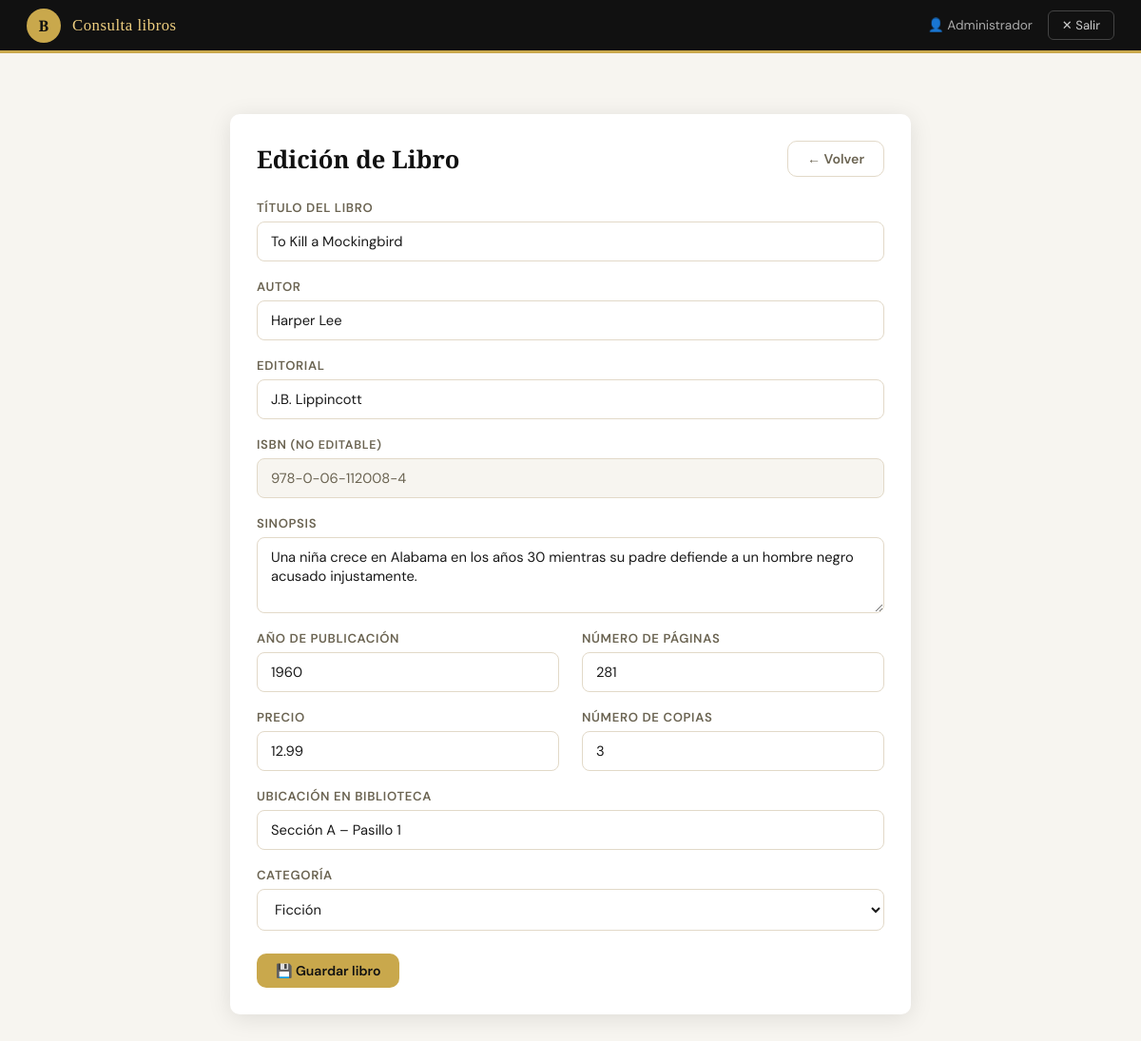
The app's page /index.php?action=editar&isbn=978-0-06-112008-4 (signed in) with its own data.
### tables this page shows
CREATE TABLE IF NOT EXISTS Libros (
    ISBN            VARCHAR(20)     PRIMARY KEY,
    Titulo          VARCHAR(255)    NOT NULL,
    Autor           VARCHAR(255)    NOT NULL,
    Editorial       VARCHAR(150)    NOT NULL,
    Sinopsis        TEXT,
    AnioPublicacion YEAR            NOT NULL,
    NumeroPaginas   INT             NOT NULL,
    Precio          DECIMAL(10,2)   NOT NULL,
    Ubicacion       VARCHAR(100)    NOT NULL,
    NumeroCopias    INT             NOT NULL DEFAULT 1,
    Categoria       VARCHAR(100)    NOT NULL,
    FechaRegistro   DATETIME        NOT NULL DEFAULT CURRENT_TIMESTAMP,
    Estado          ENUM('disponible','prestado','mantenimiento','perdido')
                                    NOT NULL DEFAULT 'disponible',
    INDEX idx_titulo (Titulo(50)),
    INDEX idx_autor  (Autor(50))
);

### controllers/LibroController.php (called while the page is built, shortened)
<?php
require_once __DIR__ . '/../models/LibroModel.php';
class LibroController {
    private LibroModel $model;
    public function __construct() {
        $this->model = new LibroModel();
    }
    public function editarForm(): void {
        $isbn  = $_GET['isbn'] ?? '';
        $libro = $_SESSION['form_datos'] ?? $this->model->getByISBN($isbn);
        $errores  = $_SESSION['form_errores'] ?? [];
        require __DIR__ . '/../views/libros/editar.php';
    }
}

### config/db.php (called while the page is built)
<?php
function getDB(): PDO {
    $host     = getenv('DB_HOST')     ?: 'localhost';
    $port     = getenv('DB_PORT')     ?: '3306';
    $dbname   = getenv('DB_NAME')     ?: 'olp300';
    $user     = getenv('DB_USER')     ?: 'root';
    $password = getenv('DB_PASSWORD') ?: '';
    $dsn = "mysql:host=$host;port=$port;dbname=$dbname;charset=utf8mb4";
    try {
        $pdo = new PDO($dsn, $user, $password, [
            PDO::ATTR_ERRMODE            => PDO::ERRMODE_EXCEPTION,
            PDO::ATTR_DEFAULT_FETCH_MODE => PDO::FETCH_ASSOC,
            PDO::ATTR_EMULATE_PREPARES   => false,
        ]);
        return $pdo;
    } catch (PDOException $e) {
        error_log('DB Connection error: ' . $e->getMessage());
        die(json_encode(['error' => 'Error de conexión a la base de datos.']));
    }
}

### models/LibroModel.php (called while the page is built, shortened)
<?php
require_once __DIR__ . '/../config/db.php';
class LibroModel {
    private PDO $db;
    public function __construct() {
        $this->db = getDB();
    }
    public function getByISBN(string $isbn): array|false {
        $stmt = $this->db->prepare(
            'SELECT * FROM Libros WHERE ISBN = :isbn LIMIT 1'
        );
        $stmt->execute([':isbn' => $isbn]);
        return $stmt->fetch();
    }
}

### views/libros/editar.php (the view, shortened to what this page needs)
<!DOCTYPE html>
<html lang="es">
<head>
  <link rel="stylesheet" href="public/css/style.css">
</head>
<body>
<header class="topbar">
  <div class="topbar__brand">
    <div class="topbar__logo">B</div>
    <span class="topbar__title">Consulta libros</span>
  </div>
  <nav class="topbar__nav">
    <span class="topbar__user">👤 <?= htmlspecialchars($_SESSION['nombre'] ?? '') ?></span>
    <a href="index.php?action=logout" class="btn-exit">✕ Salir</a>
  </nav>
</header>
<main class="page page-narrow" style="margin-top:28px;">
  <div class="card">
    <div class="card-body">
      <div class="page-header" style="margin-bottom:24px;">
        <h1 style="font-size:1.6rem;">Edición de Libro</h1>
        <a href="index.php?action=catalogo" class="btn btn-secondary">← Volver</a>
      </div>
      <form method="POST" action="index.php?action=editar">
        <div class="form-grid">
          <div class="form-group full">
            <label for="titulo">Título del libro</label>
            <input type="text" id="titulo" name="titulo"
              value="<?= htmlspecialchars($libro['Titulo'] ?? '') ?>"
              class="<?= in_array('titulo', $errores) ? 'error' : '' ?>">
          </div>
          <div class="form-group full">
            <label for="autor">Autor</label>
            <input type="text" id="autor" name="autor"
              value="<?= htmlspecialchars($libro['Autor'] ?? '') ?>"
              class="<?= in_array('autor', $errores) ? 'error' : '' ?>">
          </div>
          <div class="form-group full">
            <label for="editorial">Editorial</label>
            <input type="text" id="editorial" name="editorial"
              value="<?= htmlspecialchars($libro['Editorial'] ?? '') ?>"
              class="<?= in_array('editorial', $errores) ? 'error' : '' ?>">
          </div>
          <div class="form-group full">
            <label>ISBN <span style="color:var(--text-muted);font-size:.78rem;">(no editable)</span></label>
            <input type="text" value="<?= htmlspecialchars($libro['ISBN']) ?>" readonly>
          </div>
          <div class="form-group full">
            <label for="sinopsis">Sinopsis</label>
            <textarea id="sinopsis" name="sinopsis"><?= htmlspecialchars($libro['Sinopsis'] ?? '') ?></textarea>
          </div>
          <div class="form-group">
            <label for="anio">Año de publicación</label>
            <input type="number" id="anio" name="anio"
              min="1000" max="2099"
              value="<?= htmlspecialchars($libro['AnioPublicacion'] ?? '') ?>"
              class="<?= in_array('anio', $errores) ? 'error' : '' ?>">
          </div>
          <div class="form-group">
            <label for="paginas">Número de páginas</label>
            <input type="number" id="paginas" name="paginas" min="1"
              value="<?= htmlspecialchars($libro['NumeroPaginas'] ?? '') ?>"
              class="<?= in_array('paginas', $errores) ? 'error' : '' ?>">
          </div>
          <div class="form-group">
            <label for="precio">Precio</label>
            <input type="number" id="precio" name="precio" min="0" step="0.01"
              value="<?= htmlspecialchars($libro['Precio'] ?? '') ?>"
              class="<?= in_array('precio', $errores) ? 'error' : '' ?>">
          </div>
          <div class="form-group">
            <label for="copias">Número de copias</label>
            <input type="number" id="copias" name="copias" min="1"
              value="<?= htmlspecialchars($libro['NumeroCopias'] ?? '') ?>"
              class="<?= in_array('copias', $errores) ? 'error' : '' ?>">
          </div>
          <div class="form-group full">
            <label for="ubicacion">Ubicación en biblioteca</label>
            <input type="text" id="ubicacion" name="ubicacion"
              value="<?= htmlspecialchars($libro['Ubicacion'] ?? '') ?>"
              class="<?= in_array('ubicacion', $errores) ? 'error' : '' ?>">
          </div>
          <div class="form-group full">
            <label for="categoria">Categoría</label>
            <select id="categoria" name="categoria"
              class="<?= in_array('categoria', $errores) ? 'error' : '' ?>">
              <?php
                $categorias = ['Ficción','Ciencia Ficción','No Ficción','Infantil','Juvenil',
                               'Historia','Ciencia','Tecnología','Arte','Filosofía','Derecho','Medicina','Otro'];
                foreach ($categorias as $cat):
                  $sel = ($libro['Categoria'] ?? '') === $cat ? 'selected' : '';
              ?>
              <option value="<?= $cat ?>" <?= $sel ?>><?= $cat ?></option>
              <?php endforeach; ?>
            </select>
          </div>
        </div>
        <div style="margin-top:24px;">
          <button type="submit" class="btn btn-primary">💾 Guardar libro</button>
        </div>
      </form>
    </div>
  </div>
</main>
</body>
</html>

### public/css/style.css (style rules this page uses)
:root { --gold: #C9A84C; --gold-dark: #A07828; --gold-light: #F0D080; --black: #111111; --dark: #1A1A1A; --surface: #FFFFFF; --surface-2: #F7F5F0; --border: #E2D9C8; --text: #1A1A1A; --text-muted: #6B6452; --danger: #C0392B; --danger-bg: #FDF0EE; --success: #1E7E34; --success-bg: #EBF7ED; --warning: #856404; --warning-bg: #FFF3CD; --radius: 10px; --shadow: 0 4px 24px rgba(0,0,0,.10); --shadow-sm: 0 2px 8px rgba(0,0,0,.07); --transition: .18s ease; --font-display: 'Playfair Display', Georgia, serif; --font-body: 'DM Sans', system-ui, sans-serif; }
*, *::before, *::after { box-sizing: border-box; margin: 0; padding: 0; }
html { font-size: 16px; }
body { font-family: var(--font-body); background: var(--surface-2); color: var(--text); min-height: 100vh; }
a { color: inherit; text-decoration: none; }
button { cursor: pointer; font-family: inherit; }
input, select, textarea { font-family: inherit; }
.topbar { background: var(--black); color: #fff; height: 56px; display: flex; align-items: center; justify-content: space-between; padding: 0 28px; position: sticky; top: 0; z-index: 100; border-bottom: 3px solid var(--gold); }
.topbar__brand { display: flex; align-items: center; gap: 12px; }
.topbar__logo { width: 36px; height: 36px; background: var(--gold); border-radius: 50%; display: flex; align-items: center; justify-content: center; font-family: var(--font-display); font-size: 16px; color: var(--black); font-weight: 700; }
.topbar__title { font-family: var(--font-display); font-size: 1.05rem; color: var(--gold-light); letter-spacing: .03em; }
.topbar__nav { display: flex; align-items: center; gap: 8px; }
.topbar__user { font-size: .85rem; color: #aaa; margin-right: 8px; }
.btn-exit { background: transparent; border: 1px solid #444; color: #ccc; padding: 6px 14px; border-radius: 6px; font-size: .82rem; transition: var(--transition); }
.page { padding: 36px 32px; max-width: 1200px; margin: 0 auto; }
.page-narrow { max-width: 780px; }
.page-header { display: flex; align-items: center; justify-content: space-between; margin-bottom: 24px; }
.page-header h1 { font-family: var(--font-display); font-size: 2rem; color: var(--black); }
.btn { display: inline-flex; align-items: center; gap: 6px; padding: 9px 20px; border-radius: var(--radius); font-size: .88rem; font-weight: 600; border: none; transition: var(--transition); white-space: nowrap; }
.btn-primary { background: var(--gold); color: var(--black); }
.btn-secondary { background: transparent; border: 1.5px solid var(--border); color: var(--text-muted); }
.card { background: var(--surface); border-radius: var(--radius); box-shadow: var(--shadow); overflow: hidden; }
.card-body { padding: 28px; }
.form-grid { display: grid; grid-template-columns: 1fr 1fr; gap: 18px 24px; }
.form-grid .full { grid-column: 1 / -1; }
.form-group { display: flex; flex-direction: column; gap: 6px; }
.form-group label { font-size: .82rem; font-weight: 600; color: var(--text-muted); text-transform: uppercase; letter-spacing: .05em; }
.form-group input, .form-group select, .form-group textarea { border: 1.5px solid var(--border); border-radius: 8px; padding: 10px 14px; font-size: .92rem; outline: none; transition: var(--transition); background: #fff; color: var(--text); }
.form-group textarea { resize: vertical; min-height: 80px; }
.form-group input[readonly] { background: var(--surface-2); color: var(--text-muted); }

### records on screen
libros: titulo "To Kill a Mockingbird", autor "Harper Lee", editorial "J.B. Lippincott", ISBN "978-0-06-112008-4", sinopsis "Una niña crece en Alabama en los años 30 mientras su padre defiende a un hombre negro acusado injustamente.", anio "1960", paginas "281", precio "12.99", copias "3", ubicacion "Sección A – Pasillo 1"

### other values on screen
$_SESSION['nombre'] "Administrador"
form field categoria "Ficción"
